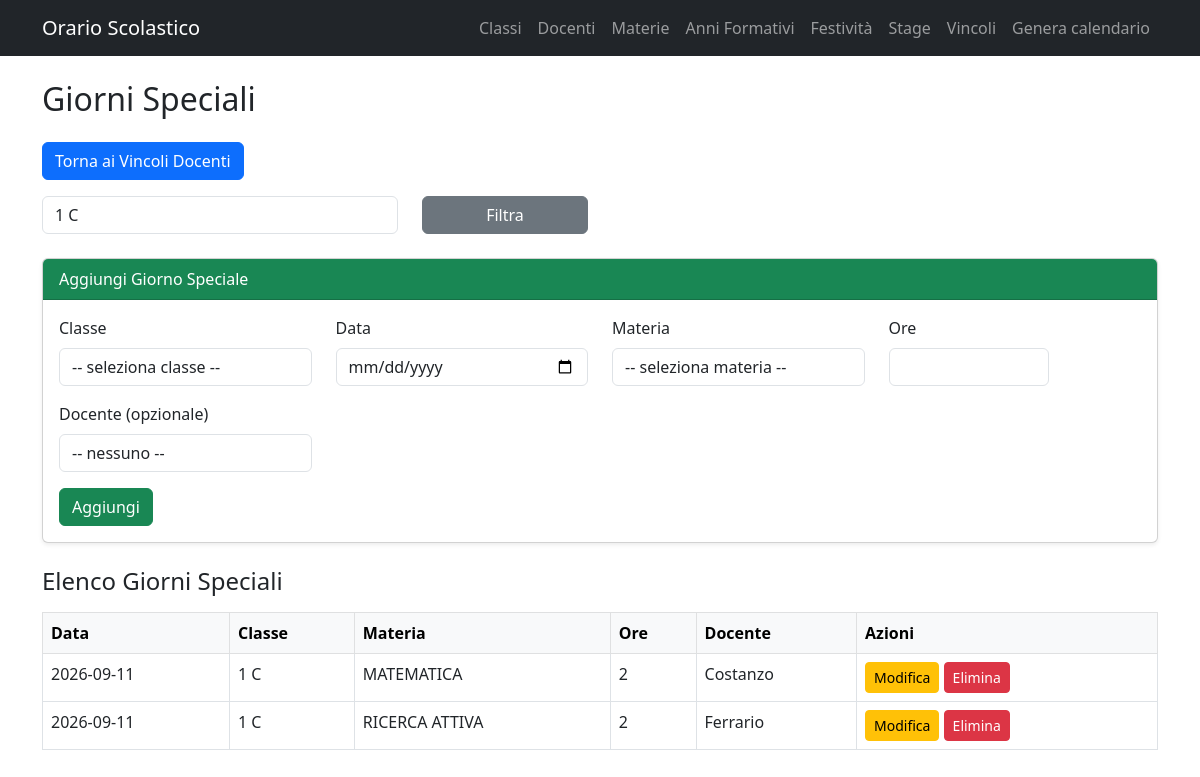
The app's page /vincoli/giorni_speciali?classe_id=6 with its own data.
### app/models.py (models this page shows)
class GiornoSpeciale(db.Model):
    id = db.Column(db.Integer, primary_key=True)
    classe_id = db.Column(db.Integer, db.ForeignKey("classe.id"), nullable=False)
    data = db.Column(db.Date, nullable=False)
    materia = db.Column(db.String(100), nullable=False)
    ore = db.Column(db.Integer, nullable=False)
    docente_id = db.Column(db.Integer, db.ForeignKey("docente.id"), nullable=True)
    docente = db.relationship("Docente")
    classe = db.relationship("Classe", backref="giorni_speciali")

class Classe(db.Model):
    id = db.Column(db.Integer, primary_key=True)
    nome_classe = db.Column(db.String(50), nullable=False, unique=True)
    data_inizio = db.Column(db.Date, nullable=True)
    data_fine = db.Column(db.Date, nullable=True)
    ore_massime_giornaliere = db.Column(db.Integer, default=6)
    giorni_lezione = db.Column(db.String(100), default="Lunedì,Martedì,Mercoledì,Giovedì,Venrdì")
    classe_associata_id = db.Column(db.Integer, db.ForeignKey("classe.id"), nullable=True)
    classe_associata = db.relationship("Classe", remote_side=[id])
    materie_assegnate = db.relationship(
        "MateriaClasse",
        backref="classe",
        cascade="all, delete-orphan"
    )
    calendario = db.relationship(
        "CalendarioClasse",
        backref="classe",
        uselist=False,
        cascade="all, delete-orphan"
    )

class Docente(db.Model):
    id = db.Column(db.Integer, primary_key=True)
    nome_docente = db.Column(db.String(100), nullable=False)
    insegnamenti = db.relationship("MateriaClasse", backref="docente_rel", cascade="all, delete-orphan")

### app/routes/vincoli.py (the view, shortened to what this page needs)
@vincoli_bp.route("/giorni_speciali", methods=["GET", "POST"])
def giorni_speciali():
    classi = Classe.query.order_by(Classe.nome_classe).all()
    materie = Materia.query.order_by(Materia.nome).all()
    docenti = Docente.query.order_by(Docente.nome_docente).all()
    docenti_dict = {d.id: d.nome_docente for d in docenti}
    filtro_classe = request.args.get("classe_id")
    if filtro_classe:
        giorni = GiornoSpeciale.query.filter_by(classe_id=filtro_classe).order_by(GiornoSpeciale.data).all()
    else:
        giorni = GiornoSpeciale.query.order_by(GiornoSpeciale.data).all()
    return render_template(
        "giorni_speciali.html",
        classi=classi,
        giorni=giorni,
        materie=materie,
        docenti=docenti,
        filtro_classe=filtro_classe
    )

### app/templates/giorni_speciali.html (shortened to what this page needs)
{% extends "base.html" %}
{% block content %}
<div class="container mt-4">
    <h2 class="mb-4">Giorni Speciali</h2>
    <div class="mb-3">
        <a href="{{ url_for('vincoli.vincoli_docenti') }}" class="btn btn-primary">
            Torna ai Vincoli Docenti
        </a>
    </div>
    <form method="GET" class="mb-4">
        <div class="row">
            <div class="col-md-4">
                <select name="classe_id" class="form-control">
                    {% for c in classi %}
                    <option value="{{ c.id }}" {% if filtro_classe == c.id|string %}selected{% endif %}>
                        {{ c.nome_classe }}
                    </option>
                    {% endfor %}
                </select>
            </div>
            <div class="col-md-2">
                <button class="btn btn-secondary w-100">Filtra</button>
            </div>
        </div>
    </form>
    <div class="card shadow-sm mb-4">
        <div class="card-header bg-success text-white">
            Aggiungi Giorno Speciale
        </div>
        <div class="card-body">
            <form method="POST">
                <div class="row mb-3">
                    <div class="col-md-3">
                        <label class="form-label">Classe</label>
                        <select name="classe_id" class="form-control" required>
                            <option value="" disabled selected>-- seleziona classe --</option>
                        </select>
                    </div>
                    <div class="col-md-3">
                        <label class="form-label">Data</label>
                        <input type="date" name="data" class="form-control" required>
                    </div>
                    <div class="col-md-3">
                        <label class="form-label">Materia</label>
                        <select name="materia_id" class="form-control" required>
                            <option value="" disabled selected>-- seleziona materia --</option>
                        </select>
                    </div>
                    <div class="col-md-2">
                        <label class="form-label">Ore</label>
                        <input type="number" name="ore" class="form-control" min="1" max="10" required>
                    </div>
                    <div class="col-md-3 mt-3">
                        <label class="form-label">Docente (opzionale)</label>
                        <select name="docente_id" class="form-control">
                            <option value="">-- nessuno --</option>
                        </select>
                    </div>
                </div>
                <button class="btn btn-success">Aggiungi</button>
            </form>
        </div>
    </div>
    <h4 class="mt-4">Elenco Giorni Speciali</h4>
    <table class="table table-bordered mt-3">
        <thead class="table-light">
            <tr>
                <th>Data</th>
                <th>Classe</th>
                <th>Materia</th>
                <th>Ore</th>
                <th>Docente</th>
                <th>Azioni</th>
            </tr>
        </thead>
        <tbody>
            {% for g in giorni %}
            <tr>
                <td>{{ g.data }}</td>
                <td>{{ g.classe.nome_classe }}</td>
                <td>{{ g.materia }}</td>
                <td>{{ g.ore }}</td>
                <td>
                    {% if g.docente_id %}
                        {{ g.docente.nome_docente }}
                    {% else %}
                        -
                    {% endif %}
                </td>
                <td>
                    <a href="{{ url_for('vincoli.edit_giorno_speciale', id=g.id) }}"
                       class="btn btn-warning btn-sm">Modifica</a>
                    <a href="{{ url_for('vincoli.delete_giorno_speciale', id=g.id) }}"
                       class="btn btn-danger btn-sm">Elimina</a>
                </td>
            </tr>
            {% endfor %}
        </tbody>
    </table>
</div>
{% endblock %}

### records on screen
GiornoSpeciale: data "2026-09-11", classe.nome_classe "1 C", materia "MATEMATICA", ore "2", docente.nome_docente "Costanzo"
GiornoSpeciale: data "2026-09-11", classe.nome_classe "1 C", materia "RICERCA ATTIVA", ore "2", docente.nome_docente "Ferrario"

### other values on screen
form field classe_id "1 C"
